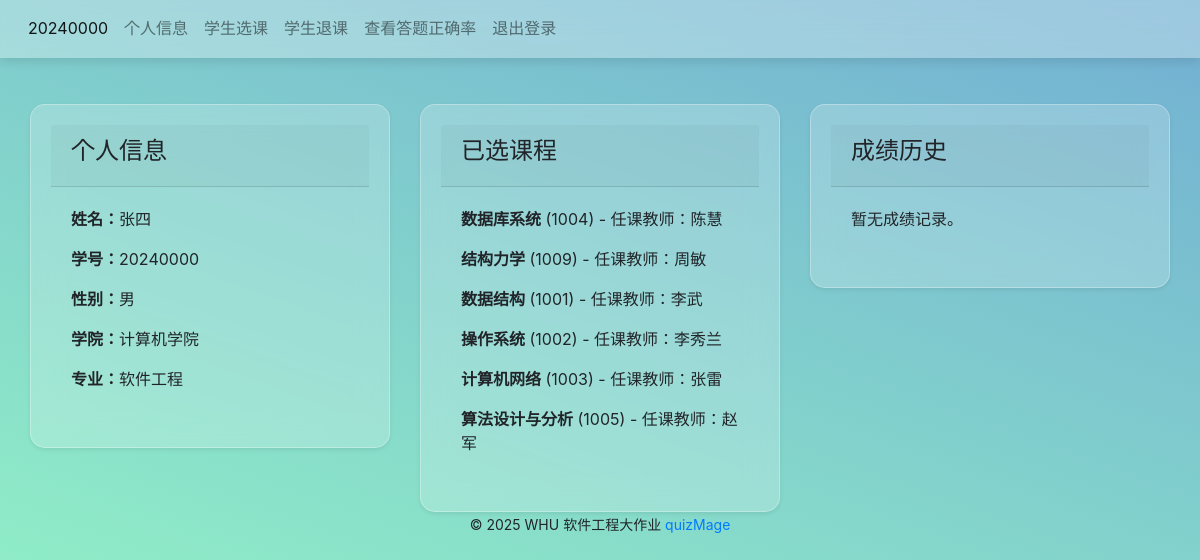
The app's page /student/20240000 with its own data.
### tables this page shows
CREATE TABLE "student" (
  "sno" INTEGER NOT NULL,
  "name" TEXT,
  "password" TEXT NOT NULL,
  "gender" char(2),
  "college" TEXT,
  "major" TEXT
);

CREATE TABLE "course" (
  "cno" INTEGER NOT NULL,
  "cname" TEXT,
  "tno" INTEGER
);

CREATE TABLE "teacher" (
  "tno" INTEGER NOT NULL,
  "name" TEXT,
  "password" TEXT NOT NULL,
  "gender" char(2),
  "college" TEXT
);

### views/student_views.py (the view)
@student_bp.route('/<int:sno>', methods=['GET'])
def profile(sno):
    result_info, _ = get_sql("SELECT name, gender, college, major FROM student WHERE sno='%s'" % sno)
    if result_info:
        name, gender, college, major = result_info[0]
    result_courses, _ = get_sql("""
        SELECT c.cno, c.cname, t.name AS tname
        FROM course c
        JOIN teacher t ON c.tno = t.tno
        JOIN student_course sc ON c.cno = sc.cno
        WHERE sc.sno = '%s'
    """ % sno)
    courses = [{'cno': course[0], 'cname': course[1], 'tname': course[2]} for course in result_courses]
    return render_template('student.html', sno=sno, name=name, gender=gender, college=college, major=major,
                           courses=courses)

### db_sqlite.py (called while the page is built)
def open_db():
    database = "./database.db"
    conn = sqlite3.connect(database)
    return conn

def get_sql(sql, conn=None):
    close_conn = False
    if conn is None:
        conn = open_db()
        close_conn = True
    cur = conn.cursor()
    cur.execute(sql)
    fields = [field[0] for field in cur.description]
    result = cur.fetchall()
    cur.close()
    if close_conn:
        close_db(conn)
    return result, fields

### templates/student.html
{% extends 'base.html' %}
{% from 'bootstrap/form.html' import render_form %}
{% from 'bootstrap/nav.html' import render_nav_item %}
{% from 'bootstrap/utils.html' import render_messages %}
{% block head %}
    {{ render_nav_item('student_bp.profile', sno ,sno=sno) }}
    {{ render_nav_item('student_bp.student_account', '个人信息', sno=sno) }}
    {{ render_nav_item('student_bp.student_course_select', '学生选课', sno=sno) }}
    {{ render_nav_item('student_bp.student_course_delete', '学生退课', sno=sno) }}
    {{ render_nav_item('student_bp.student_accuracy', '查看答题正确率', sno=sno) }}
    {{ render_nav_item('login_bp.index', '退出登录') }}
{% endblock %}
{% block content %}
<div class="container">
    <div class="row">
        <div class="col-md-4">
            <div class="card shadow-sm">
                <div class="card-header">
                    <h4>个人信息</h4>
                </div>
                <div class="card-body">
                    <p><strong>姓名：</strong>{{ name }}</p>
                    <p><strong>学号：</strong>{{ sno }}</p>
                    <p><strong>性别：</strong>{{ gender }}</p>
                    <p><strong>学院：</strong>{{ college }}</p>
                    <p><strong>专业：</strong>{{ major }}</p>
                </div>
            </div>
        </div>
<div class="col-md-4">
    <div class="card shadow-sm">
        <div class="card-header">
            <h4>已选课程</h4>
        </div>
        <div class="card-body">
            {% if courses %}
                {% for course in courses %}
                    <p><strong>{{ course.cname }}</strong> ({{ course.cno }}) - 任课教师：{{ course.tname }}</p>
                {% endfor %}
            {% else %}
                <p>您尚未选课。</p>
            {% endif %}
        </div>
    </div>
</div>
<div class="col-md-4">
    <div class="card shadow-sm">
        <div class="card-header">
            <h4>成绩历史</h4>
        </div>
        <div class="card-body">
            {% if answer_history %}
                {% for history in answer_history %}
                    <p><strong>{{ history.exam_name }}</strong> - 得分：{{ history.score }} / {{ history.total_score }}</p>
                {% endfor %}
            {% else %}
                <p>暂无成绩记录。</p>
            {% endif %}
        </div>
    </div>
</div>
</div>
{% endblock %}

### static/css/style.css (style rules this page uses)
body { background: linear-gradient(200deg,#72afd3,#96fbc4); background-attachment: fixed; background-size: cover; }
.container { max-width: 1200px; margin: 0 auto; padding-top: 10px; }
.card { background: rgba(255, 255, 255, 0.2); border-radius: 15px; padding: 20px; box-shadow: 0 4px 10px rgba(0, 0, 0, 0.1); backdrop-filter: blur(15px); -webkit-backdrop-filter: blur(15px); border: 1px solid rgba(255, 255, 255, 0.3); transition: all 0.3s ease-in-out; }

### records on screen
student: name "张四", college "计算机学院", major "软件工程"
course: cname "数据库系统", cno "1004", tname "陈慧"
course: cname "结构力学", cno "1009", tname "周敏"
course: cname "数据结构", cno "1001", tname "李武"
course: cname "操作系统", cno "1002", tname "李秀兰"
course: cname "计算机网络", cno "1003", tname "张雷"
course: cname "算法设计与分析", cno "1005", tname "赵军"

### other values on screen
{{ render_nav_item('student_bp.profile', sno ,sno=sno) }} "20240000"
{{ render_nav_item('student_bp.student_account', '个人信息', sno=sno) }} "个人信息"
{{ render_nav_item('student_bp.student_course_select', '学生选课', sno=sno) }} "学生选课"
{{ render_nav_item('student_bp.student_course_delete', '学生退课', sno=sno) }} "学生退课"
{{ render_nav_item('student_bp.student_accuracy', '查看答题正确率', sno=sno) }} "查看答题正确率"
{{ render_nav_item('login_bp.index', '退出登录') }} "退出登录"
{{ sno }} "20240000"
{{ gender }} "男"
